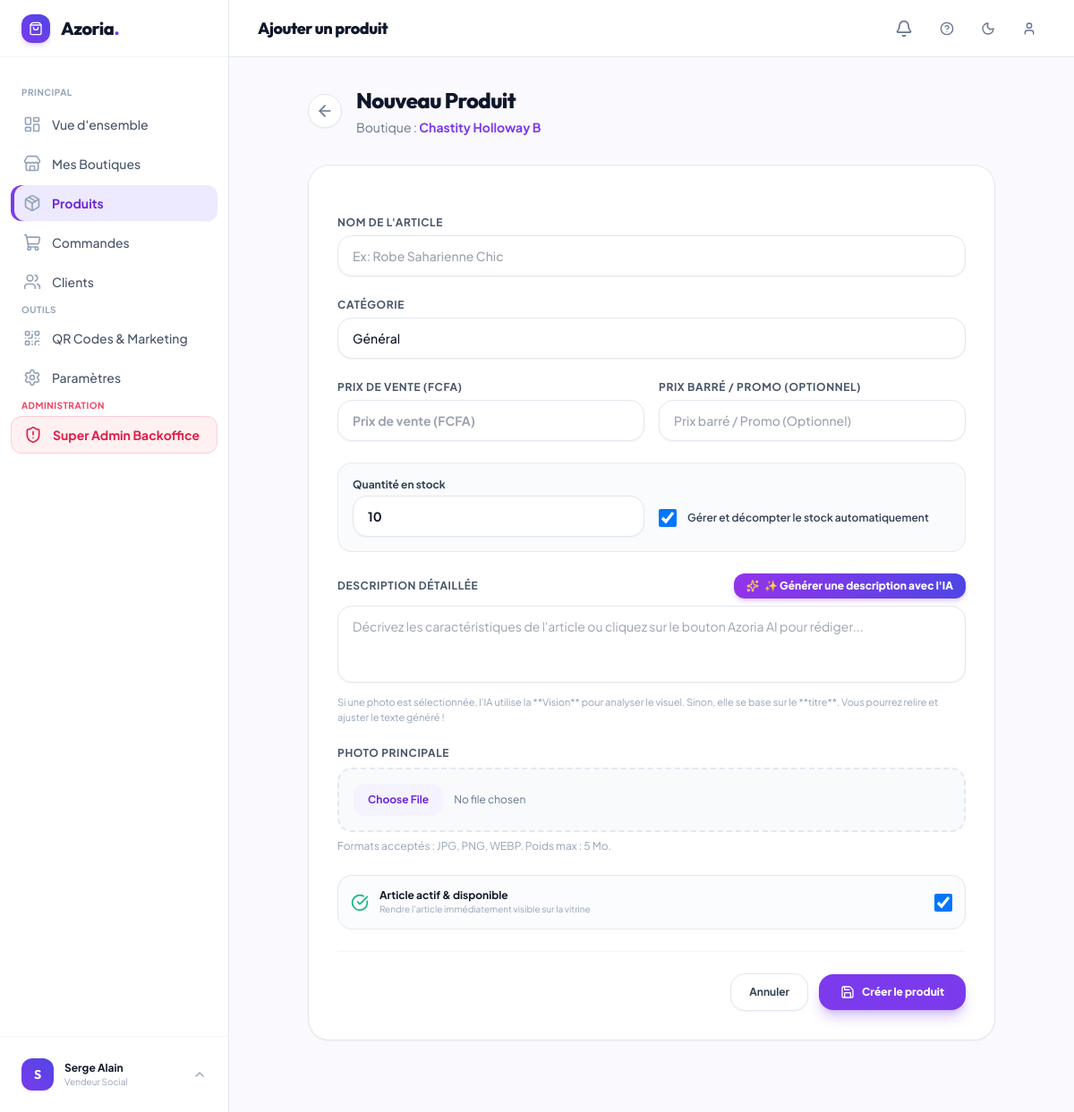
/boutique/produits/ajouter/ (signed in), run on an earlier commit of the app's database.
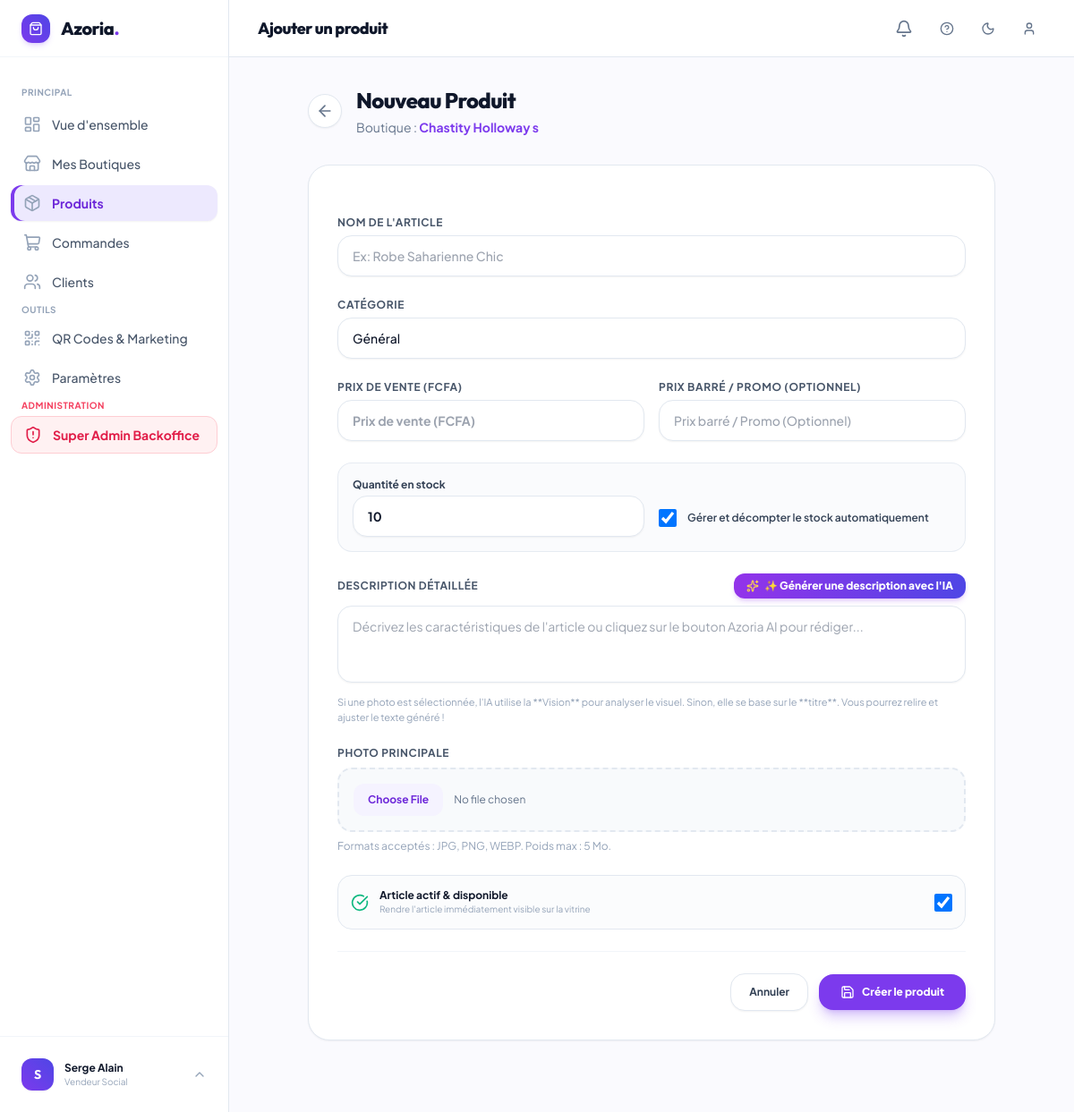
And on a later commit of the database.
### apps/shop/models.py (models this page shows, shortened)
class Shop(models.Model):
    uuid = models.UUIDField(default=uuid.uuid4, editable=False, unique=True)
    slug = models.SlugField(max_length=150, unique=True, blank=True)
    owner = models.ForeignKey(settings.AUTH_USER_MODEL, on_delete=models.CASCADE, related_name='shops', verbose_name=_("Propriétaire"))
    name = models.CharField(max_length=120, verbose_name=_("Nom de la boutique"))
    category = models.CharField(max_length=80, default="Mode & Habillement", verbose_name=_("Catégorie"))
    description = models.TextField(blank=True, verbose_name=_("Description"))
    phone = models.CharField(max_length=25, blank=True, verbose_name=_("Numéro WhatsApp pour commandes"), help_text=_("Ex: +225 0700000000"))
    city = models.CharField(max_length=80, default="Abidjan", verbose_name=_("Ville / Commune"))
    is_active = models.BooleanField(default=True, verbose_name=_("Boutique active"))
    created_at = models.DateTimeField(auto_now_add=True, verbose_name=_("Date de création"))
    class Meta:
        verbose_name = _("Boutique")
        verbose_name_plural = _("Boutiques")
        ordering = ['-created_at']

### apps/shop/views.py (the view)
# urls.py: path('produits/ajouter/', views.product_create, name='product_create'),
@login_required
def product_create(request):
    shop = Shop.objects.filter(owner=request.user).first()
    if not shop:
        return redirect('core:dashboard')
    if request.method == 'POST':
        form = ShopProductForm(request.POST, request.FILES)
        if form.is_valid():
            product = form.save(commit=False)
            product.shop = shop
            product.save()
            for image in request.FILES.getlist('additional_images'):
                if product.images.count() < 3:
                    ProductImage.objects.create(product=product, image=image)
            messages.success(request, f"Produit '{product.name}' ajouté avec succès.")
            return redirect('shop:product_list')
    else:
        form = ShopProductForm()
    template = 'shop/partials/product_form_modal.html' if request.headers.get('HX-Request') == 'true' else 'shop/product_form.html'
    return render(request, template, {
        'form': form,
        'shop': shop,
        'is_update': False
    })

### templates/shop/product_form.html (shortened to what the changed rows need)
{% extends 'core/base_dashboard.html' %}
{% block header_title %}{% if is_update %}Modifier le produit{% else %}Ajouter un produit{% endif %}{% endblock %}
{% block content %}
<div class="max-w-3xl mx-auto pb-12">
    <div class="mb-8 flex items-center gap-4">
        <div>
            <h1 class="font-heading text-2xl font-extrabold text-slate-900 dark:text-white tracking-tight">{% if is_update %}Modifier : {{ product.name }}{% else %}Nouveau Produit{% endif %}</h1>
            <p class="text-sm text-slate-500 mt-1">Boutique : <span class="font-bold text-brand-600">{{ shop.name }}{{ product.shop.name }}</span></p>
        </div>
    </div>
</div>
{% endblock %}

What changed in the data, as far as the page shows it:
changed Shop: name "Chastity Holloway B" → "Chastity Holloway s"
